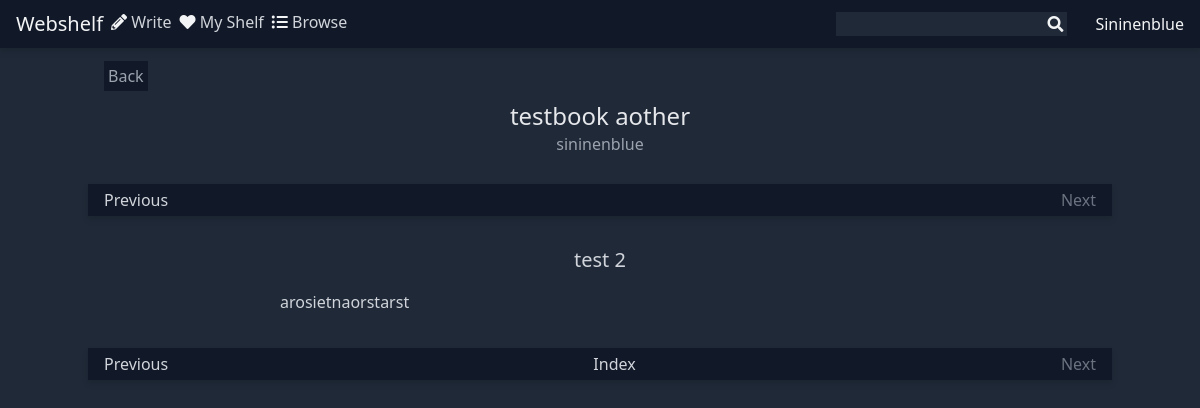
The app's page /book/2/ch/2/ with its own data.
### books/models.py (models this page shows)
class Chapter(models.Model):
    book = models.ForeignKey(Book, on_delete=models.CASCADE)
    chapter_number = models.IntegerField()
    title = models.CharField(max_length=256)
    content = models.TextField()

class Book(models.Model):
    author = models.ForeignKey(AuthorProfile, on_delete=models.CASCADE)
    title = models.CharField(max_length=256)
    synopsis = models.TextField(max_length=4096)
    created_date = models.DateTimeField(auto_now_add=True)
    def __str__(self):
        return self.title

### desk/models.py (models this page shows)
class AuthorProfile(models.Model):
    user = models.OneToOneField(User, on_delete=models.CASCADE)
    def __str__(self):
        return self.user.username

### books/views.py (the view)
# urls.py: path("<int:book_id>/ch/<int:chapter_number>/", views.read_chapter, name="read_chapter"),
def read_chapter(request, book_id, chapter_number):
    book = Book.objects.get(pk=book_id)
    chapter_list = Chapter.objects.filter(book=book)
    chapter = chapter_list.get(chapter_number=chapter_number)
    chapter_content = chapter.content.splitlines()
    context = {
        "book": book,
        "chapter": chapter,
        "content": chapter_content,
        "last_chapter": len(chapter_list) + 1,
    }
    return render(request, "books/chapter.html", context)

### books/templates/books/chapter.html (shortened to what this page needs)
{% extends "base.html" %}
{% block content %}
<header class="m-4">
    <a class="p-1 text-gray-400 bg-gray-900" href="{% url 'books:index' chapter.book.id %}">Back</a>
    <div class="flex flex-col h-20 items-center justify-center">
        <h1 class="text-2xl text-gray-200">{{ chapter.book }}</h1>
        <a class="text-base text-gray-400">{{ chapter.book.author }}</a>
    </div>
</header>
<nav class="flex items-center justify-between px-4 h-8 drop-shadow-md bg-gray-900 text-gray-300">
    {% if chapter.chapter_number|add:'-1' <= 0 %}
        <a class="text-gray-500">Previous</a>
    {% else %}
        <a href="{% url 'books:read_chapter' book.id chapter.chapter_number|add:'-1' %}">Previous</a>
    {% endif %}
    {% if chapter.chapter_number|add:'1' >= last_chapter %}
        <a class="text-gray-500">Next</a>
    {% else %}
        <a href="{% url 'books:read_chapter' book.id chapter.chapter_number|add:'1' %}">Next</a>
    {% endif %}
</nav>
<div class="max-w-2xl mx-auto p-4 text-gray-300 leading-7">
    <h2 class="flex h-14 justify-center items-center text-xl">{{ chapter.title }}<h2>
    {% for line in content %}
    <p class="mb-4">{{ line }}</p>
    {% endfor %}
</div>
<nav class="flex items-center justify-between px-4 h-8 drop-shadow-md bg-gray-900 text-gray-300">
    {% if chapter.chapter_number|add:'-1' <= 0 %}
        <a class="text-gray-500">Previous</a>
    {% else %}
        <a href="{% url 'books:read_chapter' book.id chapter.chapter_number|add:'-1' %}">Previous</a>
    {% endif %}
    <a href="{% url 'books:index' chapter.book.id %}">Index</a>
    {% if chapter.chapter_number|add:'1' >= last_chapter %}
        <a class="text-gray-500">Next</a>
    {% else %}
        <a href="{% url 'books:read_chapter' book.id chapter.chapter_number|add:'1' %}">Next</a>
    {% endif %}
</nav>
{% endblock %}

### records on screen
Chapter: book "testbook aother", book.author "sininenblue", title "test 2", content "arosietnaorstarst"
